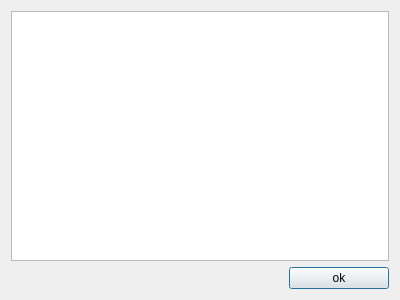
<?xml version="1.0" encoding="UTF-8"?>
<ui version="4.0">
 <class>DialogUnacceptable</class>
 <widget class="QDialog" name="DialogUnacceptable">
  <property name="windowModality">
   <enum>Qt::NonModal</enum>
  </property>
  <property name="geometry">
   <rect>
    <x>0</x>
    <y>0</y>
    <width>400</width>
    <height>300</height>
   </rect>
  </property>
  <property name="sizePolicy">
   <sizepolicy hsizetype="Preferred" vsizetype="Preferred">
    <horstretch>0</horstretch>
    <verstretch>0</verstretch>
   </sizepolicy>
  </property>
  <property name="minimumSize">
   <size>
    <width>400</width>
    <height>300</height>
   </size>
  </property>
  <property name="maximumSize">
   <size>
    <width>400</width>
    <height>300</height>
   </size>
  </property>
  <property name="windowTitle">
   <string>Unacceptable</string>
  </property>
  <property name="windowIcon">
   <iconset resource="sources.qrc">
    <normaloff>:/sources/img/logo.svg</normaloff>:/sources/img/logo.svg</iconset>
  </property>
  <property name="styleSheet">
   <string notr="true"/>
  </property>
  <property name="modal">
   <bool>false</bool>
  </property>
  <layout class="QVBoxLayout" name="verticalLayout">
   <item>
    <widget class="QPlainTextEdit" name="plainPlainTextEdit">
     <property name="styleSheet">
      <string notr="true"/>
     </property>
    </widget>
   </item>
   <item>
    <widget class="QPushButton" name="pushButton">
     <property name="minimumSize">
      <size>
       <width>0</width>
       <height>0</height>
      </size>
     </property>
     <property name="maximumSize">
      <size>
       <width>100</width>
       <height>16777215</height>
      </size>
     </property>
     <property name="layoutDirection">
      <enum>Qt::RightToLeft</enum>
     </property>
     <property name="styleSheet">
      <string notr="true"/>
     </property>
     <property name="text">
      <string>ok</string>
     </property>
    </widget>
   </item>
  </layout>
 </widget>
 <resources>
  <include location="sources.qrc"/>
 </resources>
 <connections>
  <connection>
   <sender>pushButton</sender>
   <signal>clicked()</signal>
   <receiver>DialogUnacceptable</receiver>
   <slot>accept()</slot>
   <hints>
    <hint type="sourcelabel">
     <x>326</x>
     <y>276</y>
    </hint>
    <hint type="destinationlabel">
     <x>224</x>
     <y>266</y>
    </hint>
   </hints>
  </connection>
 </connections>
</ui>
